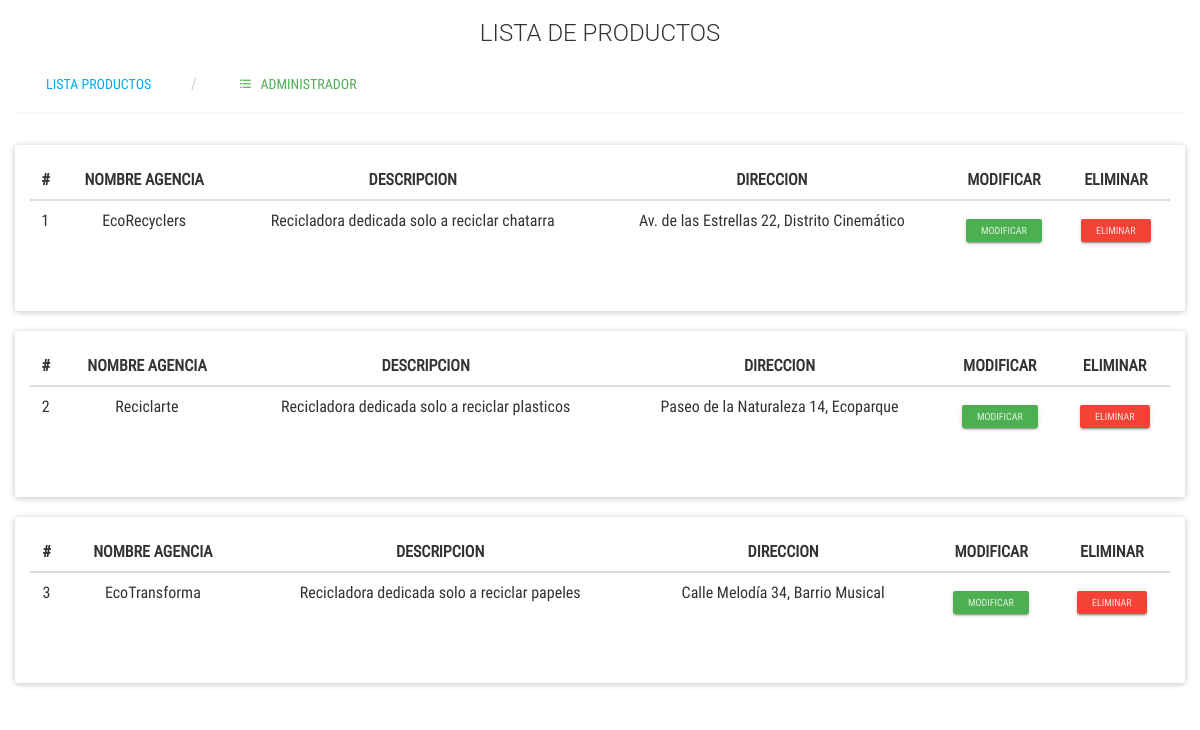
The app's page /admin/listPro.php, older data.
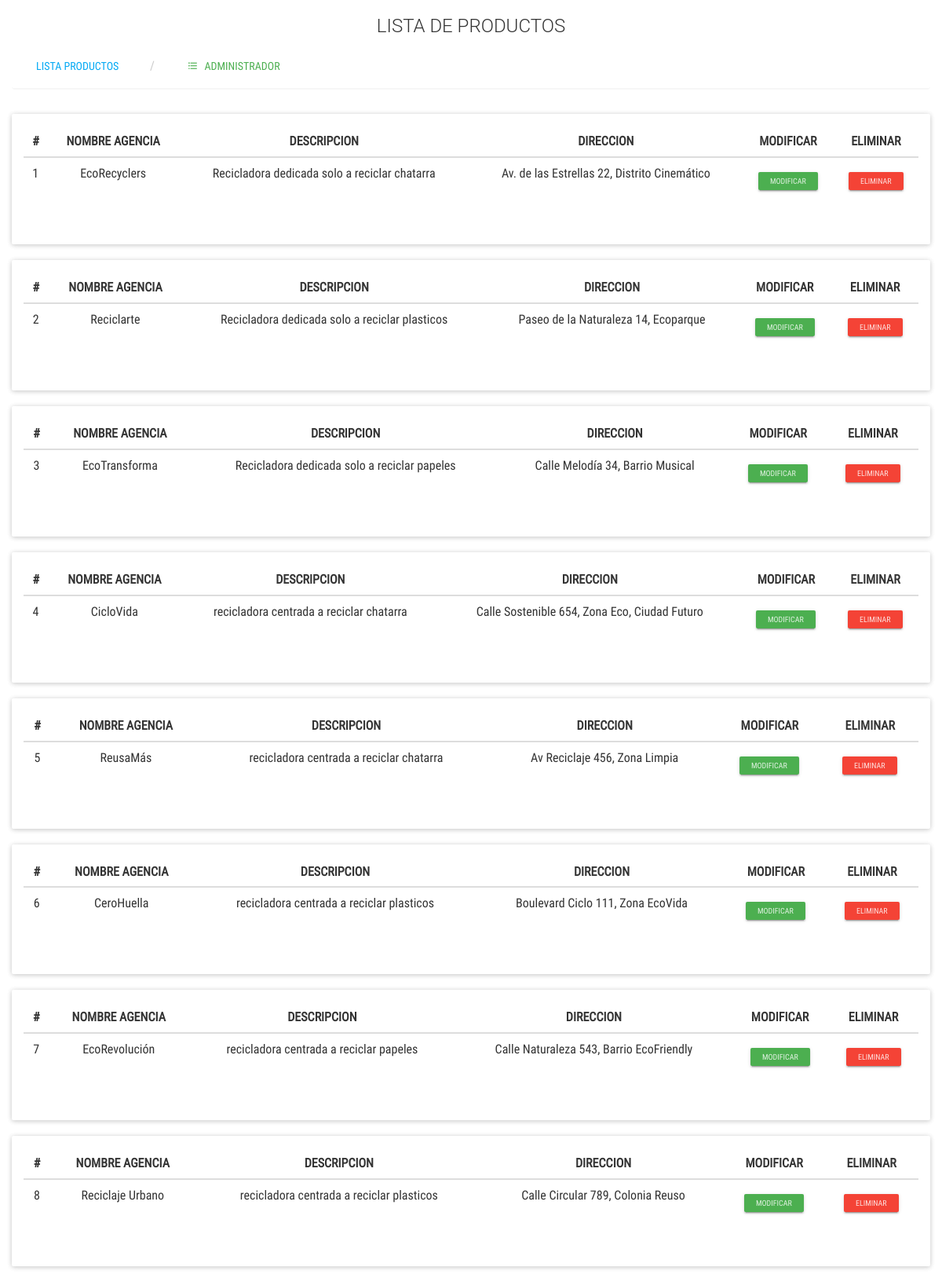
The same page, newer data.
### tables this page shows
CREATE TABLE `agencia` (
  `id_agencia` int(30) NOT NULL,
  `nombreAgencia` varchar(100) NOT NULL,
  `descripcion` varchar(100) NOT NULL,
  `direccion` varchar(100) NOT NULL,
  `imagen` varchar(50) NOT NULL,
  `id_categoria` int(30) NOT NULL,
  `id_usuario` int(50) NOT NULL
);

### admin/listPro.php (the view, shortened to what this page needs)
<?php
include("../controladores/conexion.php");
?>
<html lang="es">
<head>
    <link rel="stylesheet" href="css/listas.css">
</head>
<h3 class="text-center">LISTA DE PRODUCTOS</h3>
<form action="" method="post">
    <div class="container-fluid">
			<ul class="breadcrumb breadcrumb-tabs">
				<li>
                    <input class="btn btn-info" type="submit" name="btn1" value="LISTA PRODUCTOS">
				</li>
				<li>
					<a href="agencias.php" class="btn btn-success">
						<i class="zmdi zmdi-format-list-bulleted" type="sumit" value=""></i> &nbsp; ADMINISTRADOR
					</a>
				</li>
			</ul>
		</div>
</form>
<?php
$consulta = "SELECT * FROM agencia";
$respuesta = mysqli_query($conexion, $consulta);
while ($fila = mysqli_fetch_array($respuesta)) {
?>
        <div class="container-fluid">
            <div class="panel panel-primary">
                <div class="panel-body">
                    <div class="table-responsive">
                        <table class="table table-hover text-center">
                        <thead>
								<tr>
									<th class="text-center">#</th>
									<th class="text-center">NOMBRE AGENCIA</th>
									<th class="text-center">DESCRIPCION</th>
									<th class="text-center">DIRECCION</th>
									<th class="text-center">MODIFICAR</th>
									<th class="text-center">ELIMINAR</th>
								</tr>
							</thead>
							<tbody>
								<tr>
									<td><?php echo $fila['id_agencia'];?></td>
									<td><?php echo $fila['nombreAgencia'];?></td>
									<td><?php echo $fila['descripcion'];?></td>
									<td><?php echo $fila['direccion'];?></td>
									<td>
										<form action="ModiPro.php" method="post">
											<input type="submit" name="btn10" value="MODIFICAR"  class="btn btn-success btn-raised btn-xs">
										</form>
									</td>
									<td><form action="../control/abm.php" method="post">
										<input type="submit" name="btn11" value="ELIMINAR" class="btn btn-danger btn-raised btn-xs">
										</form>
									</td>
								</tr>
							</tbody>
                        </table>
                    </div>
                </div>
            </div>
        </div>
<?php
}
?>
</body>
</html>

### admin/css/listas.css (style rules this page uses)
.breadcrumb-tabs { margin-bottom: 15px; background-color: transparent; border-bottom: 2px solid #F7F7F7; padding: 0; }

### admin/listPro.php (style rules this page uses)
.table-responsive { max-height: 400px; overflow-y: auto; width: 100%; }

Row changes from the older to the newer data that the page shows:
added agencia: id_agencia "4", nombreAgencia "CicloVida", descripcion "recicladora centrada a reciclar chatarra", direccion "Calle Sostenible 654, Zona Eco, Ciudad Futuro"
added agencia: id_agencia "5", nombreAgencia "ReusaMás", descripcion "recicladora centrada a reciclar chatarra", direccion "Av Reciclaje 456, Zona Limpia"
added agencia: id_agencia "6", nombreAgencia "CeroHuella", descripcion "recicladora centrada a reciclar plasticos", direccion "Boulevard Ciclo 111, Zona EcoVida"
added agencia: id_agencia "7", nombreAgencia "EcoRevolución", descripcion "recicladora centrada a reciclar papeles", direccion "Calle Naturaleza 543, Barrio EcoFriendly"
added agencia: id_agencia "8", nombreAgencia "Reciclaje Urbano", descripcion "recicladora centrada a reciclar plasticos", direccion "Calle Circular 789, Colonia Reuso"
